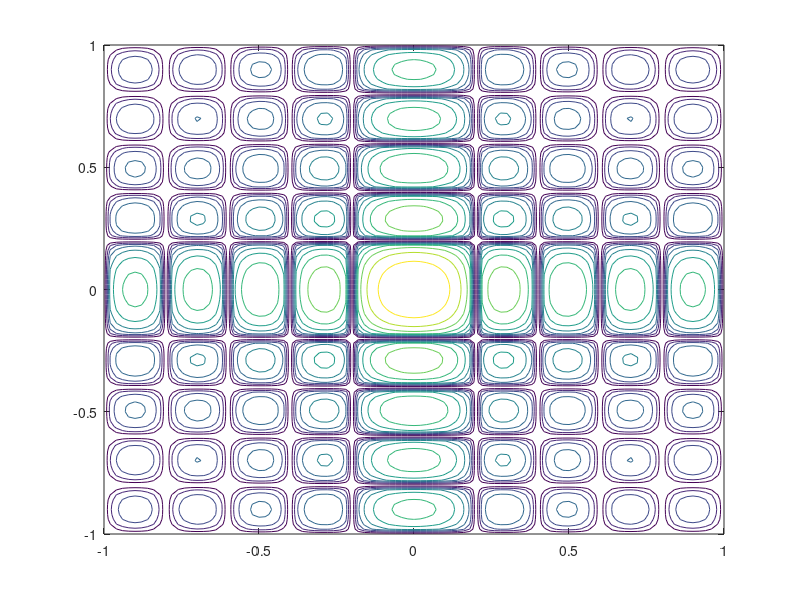

This figure's MATLAB source: (Note: this script raises an error after producing the figure.)
%%%%%%%%%%%%%%%%%%%%%%%%%%%%%%%%
% Figure 4.14
% Contour plot of uniformly weighted rectangular array
% Xiaomin Lu 11/2/98	
% Updated by K. Bell 9/29/00
% Updated by Lillian Xiaolan Xu 02/12/2001, K. Bell 9/30/01
% Functions called: sinc
%%%%%%%%%%%%%%%%%%%%%%%%%%%%%%%%


close all
clear all
N = 10;
M = 10;


[ux,uy] = meshgrid(-1:1/50:1);
psix = pi*ux;
psiy = pi*uy;

Beam = sinc(1/pi*N*psix/2)./sinc(1/pi*psix/2);
Beam = Beam.*sinc(1/pi*M*psiy/2)./sinc(1/pi*psiy/2);
Beam = abs(Beam)/max(max(abs(Beam)));
Beam = 20*log10(Beam);
for i = 1:size(Beam,1)
   for j = 1:size(Beam,2)
      if (Beam(i,j)< -60)
         Beam(i,j) = -60;
      end
   end
end

x = -1:1/50:1;

cs = contour(x,x,Beam);
grid off
clabel(cs,'manual','Fontsize',12);
%clabel(cs,[-10 -20 -30 -40])
%title('Contour plot of Planar Array beampattern N=M=10, dx=dy=\lambda/2')
xlabel('\it u_x','Fontsize',14)
ylabel('\it u_y','Fontsize',14)
axis square
